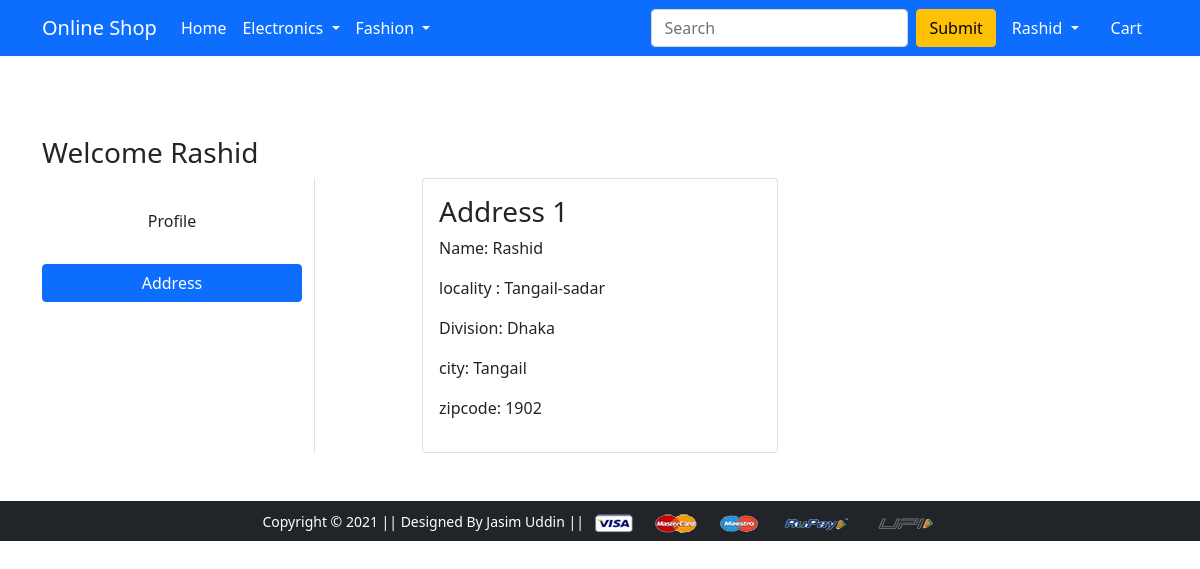
The app's page /address/ (signed in) with its own data.
### app/models.py (models this page shows, shortened)
class Customer(models.Model):
    user = models.ForeignKey(User, on_delete=models.CASCADE)
    name = models.CharField(max_length=200)
    locality = models.CharField(max_length=200)
    Division_Choice= models.CharField(choices=Division_Choice, max_length=200)
    city = models.CharField(choices=city_choice,max_length=200)
    zipcode = models.PositiveIntegerField()

### app/views.py (the view)
# urls.py: path('address/', views.address, name='address'),
def address(request):
    add = Customer.objects.filter(user=request.user)
    return render(request, 'app/address.html',{'add':add,'active':'btn-primary'})

### app/templates/app/address.html (shortened to what this page needs)
{% extends 'app/base.html' %}
{% load static %}
{% block main-content %}
<div class="container my-5">
    <br>
 <div class="row">
    <h3 class="my-2">Welcome <span class="text-capitalize">{{request.user}}</span></h3>
  <div class="col-sm-3 border-end">
   <ul class="list-unstyled">
       <br>
    <li class="d-grid"><a href="{% url 'profile' %}" class="btn">Profile</a></li>
    <br>
    <li class="d-grid"><a href="{% url 'address' %}" class="btn {{active}}">Address</a></li>
   </ul>
  </div>
  <div class="col-sm-8 offset-sm-1">
   <div class="row">
      {% for ad in add %}
    <div class="col-sm-6">
     <div class="card">
      <div class="card-body">
       <h3>Address {{forloop.counter}}</h3>
       <p>Name: {{ad.name}}</p>
       <p>locality : {{ad.locality}}</p>
       <p>Division: {{ad.Division_Choice}}</p>
       <p>city: {{ad.city}}</p>
       <p>zipcode: {{ad.zipcode}}</p>
      </div>
     </div>
    </div>
      {% endfor %}
      </div>
     </div>
    </div>
   </div>
{% endblock main-content %}

### app/templates/app/base.html (shortened to what this page needs)
<!doctype html>
{% load static %}
<html lang="en">
  <head>
    <link href="https://cdn.jsdelivr.net/npm/bootstrap@5.0.0-beta1/dist/css/bootstrap.min.css" rel="stylesheet">
    <link rel="stylesheet" href="{% static 'app/css/owl.carousel.min.css' %}">
    <link rel="stylesheet" href="{% static 'app/css/all.min.css' %}">
    <link rel="stylesheet" href="{% static 'app/css/style.css' %}">
  </head>
  <body>
    <nav class="navbar navbar-expand-lg navbar-dark bg-primary">
     <div class="container">
       <a class="navbar-brand" href="/">Online Shop</a>
       <div class="collapse navbar-collapse" id="navbarSupportedContent">
         <ul class="navbar-nav me-auto mb-2 mb-lg-0">
           <li class="nav-item">
             <a class="nav-link active" aria-current="page" href="/">Home</a>
           </li>
           <li class="nav-item dropdown">
             <a class="nav-link dropdown-toggle text-white" href="#" id="electronicsDropdown" role="button" data-bs-toggle="dropdown" aria-expanded="false">
               Electronics
             </a>
           </li>
           <li class="nav-item dropdown">
             <a class="nav-link dropdown-toggle text-white" href="#" id="fashionDropdown" role="button" data-bs-toggle="dropdown" aria-expanded="false">
               Fashion
             </a>
           </li>
         </ul>
         <form class="d-flex">
           <input class="form-control me-2" type="search" placeholder="Search" aria-label="Search">
           <button class="btn btn-warning" type="submit">Submit</button>
         </form>
         <div>
          <ul class="navbar-nav me-auto mb-2 mb-lg-0">
            {% if request.user.is_authenticated %}
           <li class="nav-item dropdown mx-2">
              <a class="nav-link dropdown-toggle text-white" href="#" id="profileDropdown" role="button" data-bs-toggle="dropdown" aria-expanded="false">
                {{request.user.username|capfirst}}
              </a>
            </li>
            <li class="nav-item mx-2">
             <a href="{% url 'showcart' %}" class="nav-link text-white"> Cart </a>
            </li>
            {% endif %}
          </ul>
         </div>
       </div>
     </div>
    </nav>
    {% block main-content %} {% endblock main-content %}
    <footer class="container-fluid bg-dark text-center p-2 mt-5">
        <small class="text-white">Copyright &copy; 2021 || Designed By Jasim Uddin || </small>
        <img src="{% static 'app/images/payment.png' %}" alt="" srcset="" class="img-fluid" height="2px">
    </footer>
  </body>
</html>

### records on screen
Customer: name "Rashid", locality "Tangail-sadar", Division_Choice "Dhaka", city "Tangail", zipcode "1902"

### other values on screen
{{ request.user.username|capfirst }} "Rashid"
{{ request.user }} "Rashid"
